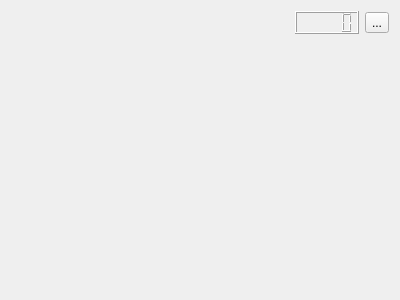
<?xml version="1.0" encoding="UTF-8"?>
<ui version="4.0">
 <class>ChartWrapper</class>
 <widget class="QWidget" name="ChartWrapper">
  <property name="geometry">
   <rect>
    <x>0</x>
    <y>0</y>
    <width>400</width>
    <height>300</height>
   </rect>
  </property>
  <property name="windowTitle">
   <string>Form</string>
  </property>
  <layout class="QHBoxLayout" name="horizontalLayout">
   <property name="leftMargin">
    <number>9</number>
   </property>
   <item>
    <layout class="QVBoxLayout" name="verticalLayout" stretch="0,1">
     <item>
      <layout class="QHBoxLayout" name="horizontalLayout_2" stretch="0,0,0">
       <property name="sizeConstraint">
        <enum>QLayout::SetDefaultConstraint</enum>
       </property>
       <item>
        <spacer name="horizontalSpacer">
         <property name="orientation">
          <enum>Qt::Horizontal</enum>
         </property>
         <property name="sizeHint" stdset="0">
          <size>
           <width>40</width>
           <height>20</height>
          </size>
         </property>
        </spacer>
       </item>
       <item>
        <widget class="QLCDNumber" name="currentGraphValueLCD"/>
       </item>
       <item>
        <widget class="QToolButton" name="closeGraphBtn">
         <property name="text">
          <string>...</string>
         </property>
         <property name="icon">
          <iconset resource="app.qrc">
           <normaloff>:/icons/edit-delete.png</normaloff>:/icons/edit-delete.png</iconset>
         </property>
        </widget>
       </item>
      </layout>
     </item>
     <item>
      <layout class="QHBoxLayout" name="graphDataContainer"/>
     </item>
    </layout>
   </item>
  </layout>
 </widget>
 <resources>
  <include location="app.qrc"/>
 </resources>
 <connections/>
</ui>
